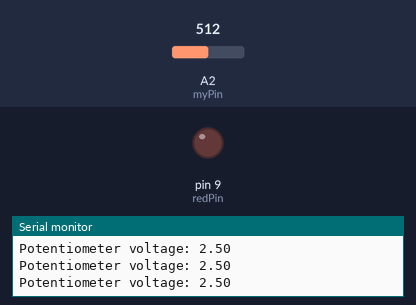
Simulated run of this sketch. Board: Arduino Uno, built with avr-gcc and run on an emulated ATmega328P. Parts: output pins drawn as LEDs (lit = HIGH), the last lines printed to the serial monitor. The test bench sets the inputs (shaded band); at power-on: A2 (myPin) = 512.

Above: at 1.2 s.
1.3 s: A2 (myPin) set to 802
2.8 s: A2 (myPin) set to 828
At 3.5 s:
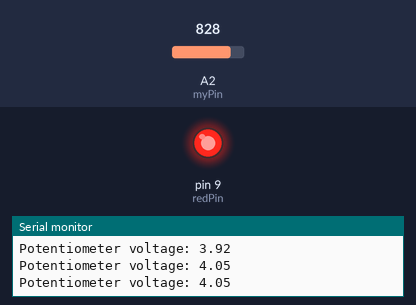
4.5 s: A2 (myPin) set to 716
At 4.8 s:
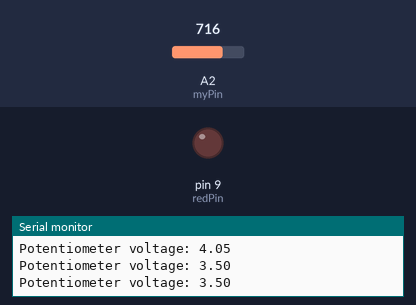
6.0 s: A2 (myPin) set to 900
At 7.3 s:
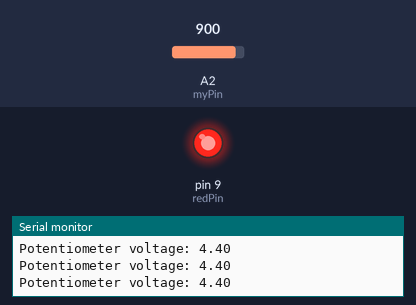
Timing chart, 0 to 8.5 s (numbered marks = the images above; inputs shaded):
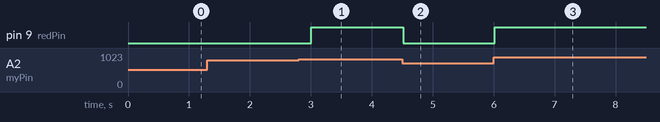

Measured:
- the behaviour switches between 818 and 819 on A2 (myPin) (found by bisection; images 0 and 1)
- after the input at 2.8 s, pin 9 (redPin): LOW → HIGH after 0.21 s
- after the input at 4.5 s, pin 9 (redPin): HIGH → LOW at once
- after the input at 6.0 s, pin 9 (redPin): LOW → HIGH at once

The sketch:

WarnLED.ino
```cpp
int myPin = A2;
int readVal;
float V2;
int dt = 250;
int redPin = 9;


void setup() {
  // put your setup code here, to run once:
  Serial.begin(9600);
  pinMode(myPin,INPUT);
  pinMode(redPin,OUTPUT);

}

void loop() {
  // put your main code here, to run repeatedly:
  readVal = analogRead(myPin);
  V2 =  float(5*readVal)/1023;
  Serial.print("Potentiometer voltage: ");
  Serial.println(V2);
  if(V2 > 4.0)
  {
    digitalWrite(redPin,HIGH);
  }
  if(V2 < 4.0)
  {
    digitalWrite(redPin,LOW);
  }

  delay(dt);

}
```
